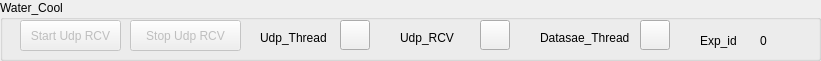
    <widget class="QGroupBox" name="groupBox_20">
     <property name="geometry">
      <rect>
       <x>0</x>
       <y>0</y>
       <width>821</width>
       <height>61</height>
      </rect>
     </property>
     <property name="title">
      <string>Water_Cool</string>
     </property>
     <widget class="QPushButton" name="pushButton_200">
      <property name="enabled">
       <bool>false</bool>
      </property>
      <property name="geometry">
       <rect>
        <x>20</x>
        <y>20</y>
        <width>101</width>
        <height>31</height>
       </rect>
      </property>
      <property name="text">
       <string>Start Udp RCV</string>
      </property>
     </widget>
     <widget class="QPushButton" name="pushButton_201">
      <property name="enabled">
       <bool>false</bool>
      </property>
      <property name="geometry">
       <rect>
        <x>130</x>
        <y>20</y>
        <width>111</width>
        <height>31</height>
       </rect>
      </property>
      <property name="text">
       <string>Stop Udp RCV</string>
      </property>
     </widget>
     <widget class="QLabel" name="label_164">
      <property name="geometry">
       <rect>
        <x>260</x>
        <y>30</y>
        <width>91</width>
        <height>16</height>
       </rect>
      </property>
      <property name="text">
       <string>Udp_Thread</string>
      </property>
     </widget>
     <widget class="QPushButton" name="pushButton_202">
      <property name="geometry">
       <rect>
        <x>340</x>
        <y>20</y>
        <width>30</width>
        <height>30</height>
       </rect>
      </property>
      <property name="styleSheet">
       <string notr="true"/>
      </property>
      <property name="text">
       <string/>
      </property>
     </widget>
     <widget class="QPushButton" name="pushButton_203">
      <property name="geometry">
       <rect>
        <x>640</x>
        <y>20</y>
        <width>30</width>
        <height>30</height>
       </rect>
      </property>
      <property name="styleSheet">
       <string notr="true"/>
      </property>
      <property name="text">
       <string/>
      </property>
     </widget>
     <widget class="QLabel" name="label_165">
      <property name="geometry">
       <rect>
        <x>540</x>
        <y>30</y>
        <width>101</width>
        <height>16</height>
       </rect>
      </property>
      <property name="text">
       <string>Datasae_Thread</string>
      </property>
     </widget>
     <widget class="QLabel" name="label_166">
      <property name="geometry">
       <rect>
        <x>700</x>
        <y>30</y>
        <width>41</width>
        <height>21</height>
       </rect>
      </property>
      <property name="text">
       <string>Exp_id</string>
      </property>
     </widget>
     <widget class="QLabel" name="label_167">
      <property name="geometry">
       <rect>
        <x>760</x>
        <y>30</y>
        <width>21</width>
        <height>21</height>
       </rect>
      </property>
      <property name="text">
       <string>0</string>
      </property>
     </widget>
     <widget class="QLabel" name="label_168">
      <property name="geometry">
       <rect>
        <x>400</x>
        <y>30</y>
        <width>91</width>
        <height>16</height>
       </rect>
      </property>
      <property name="text">
       <string>Udp_RCV</string>
      </property>
     </widget>
     <widget class="QPushButton" name="pushButton_204">
      <property name="geometry">
       <rect>
        <x>480</x>
        <y>20</y>
        <width>30</width>
        <height>30</height>
       </rect>
      </property>
      <property name="styleSheet">
       <string notr="true"/>
      </property>
      <property name="text">
       <string/>
      </property>
     </widget>
    </widget>
